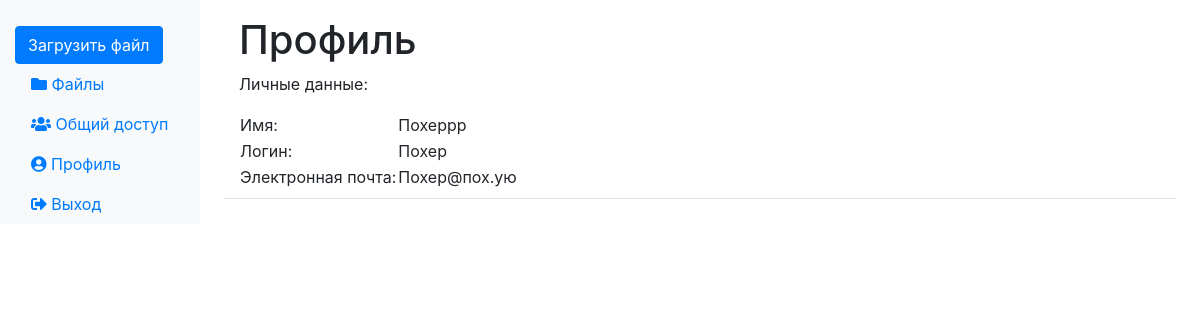
/profile (signed in), run on the app's committed database.
### tables this page shows
CREATE TABLE users (
            id INTEGER PRIMARY KEY AUTOINCREMENT,
            fullname TEXT NOT NULL,
            username TEXT NOT NULL UNIQUE,
            password TEXT NOT NULL,
            email TEXT NOT NULL
        );

### app.py (the view)
@app.route('/profile')
def profile():
    if 'loggedin' in session:
        conn = get_db_connection()
        cursor = conn.cursor()
        cursor.execute('SELECT * FROM users WHERE id = ?', (session['id'],))
        account = cursor.fetchone()
        conn.close()
        return render_template('profile.html', account=account)
    return redirect(url_for('login'))

### app.py (called while the page is built)
def get_db_connection():
    conn = sqlite3.connect(DATABASE)
    conn.row_factory = sqlite3.Row  # Для доступа к столбцам по имени
    return conn

### templates/profile.html (shortened to what this page needs)
{% extends 'layout.html' %}
{% block content %}
<h1>Профиль</h1>
<div>
    <p>Личные данные:</p>
    <table>
        <tr>
            <td>Имя:</td>
            <td>{{ account['fullname'] }}</td>
        </tr>
  <tr>
            <td>Логин:</td>
            <td>{{ account['username'] }}</td>
        </tr>
        <tr>
            <td>Электронная почта:</td>
            <td>{{ account['email'] }}</td>
        </tr>
    </table>
</div>
{% endblock %}

### static/css/style.css (style rules this page uses)
body { background-color: #ace4c2; margin: 0; }

### data on the page
users: fullname "Похеррр", username "Похер", email "Похер@пох.ую"
